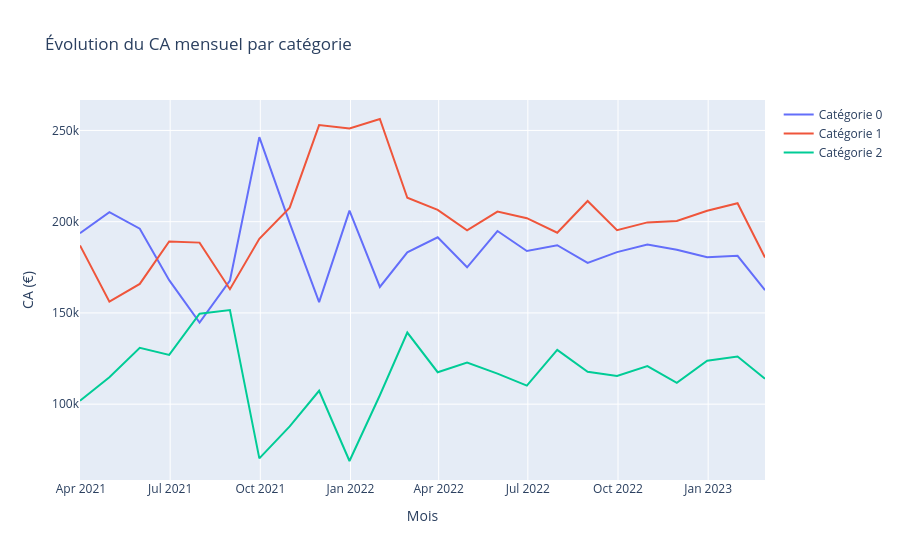

Notebook cell for this chart:
### Code cell
#Graphique des moyenne mobile 

fig = go.Figure()


for c in ca_mensuel_categ['categ'].unique():
    # On isole les données de la catégorie
    data_filtree = ca_mensuel_categ[ca_mensuel_categ['categ'] == c]
    
    fig.add_trace(go.Scatter(
        x=data_filtree['date'],
        y=data_filtree['price'],
        mode='lines', 
        name=f"Catégorie {c}",
        connectgaps=True, # Au cas où un mois n'aurait pas de données
        hovertemplate = "%{y:.0f}€"
    ))


# mise en forme
fig.update_layout(
    title="Évolution du CA mensuel par catégorie",
    xaxis_title="Mois",
    yaxis_title="CA (€)",
    hovermode="x unified" # affiche toutes les valeurs au même point X au survol
    
)

fig.show()
